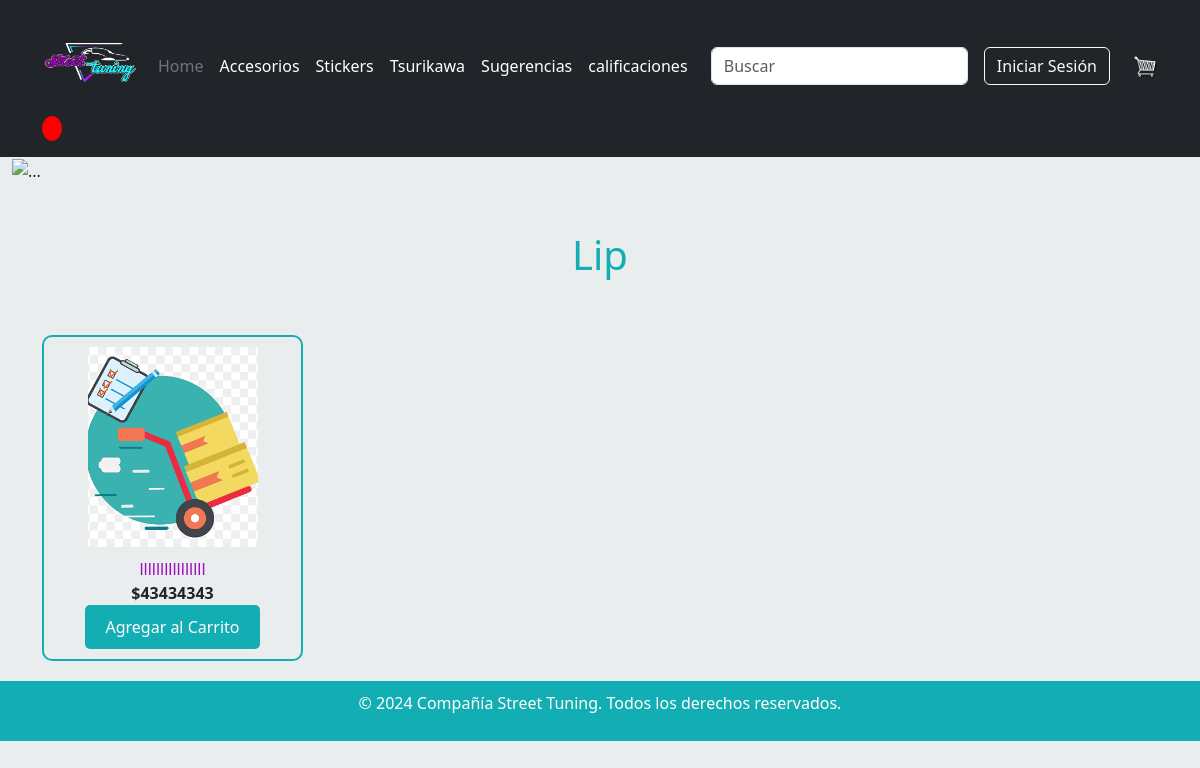
The app's page /lip, older data.
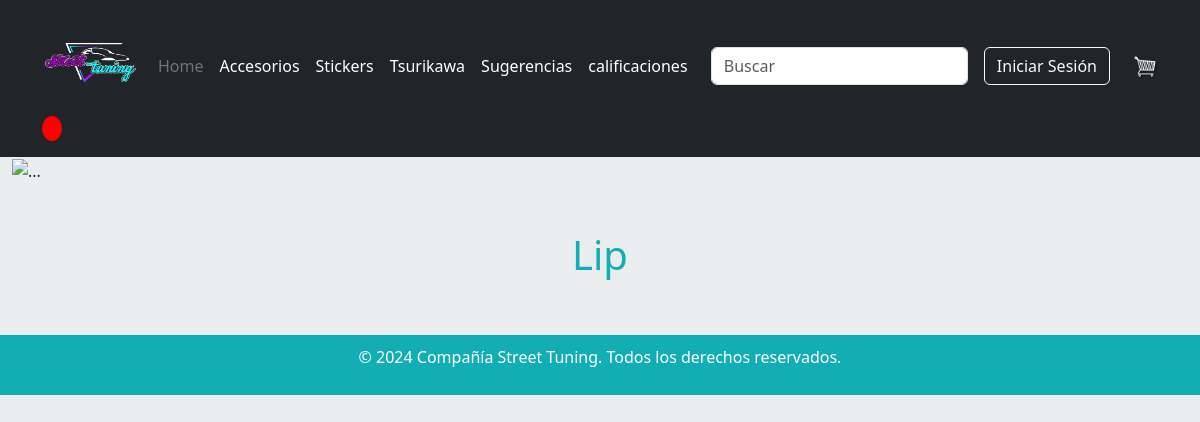
The same page, newer data.
### appweb/models.py (models this page shows, shortened)
class Producto(models.Model):
    id_producto = models.UUIDField(primary_key=True, default=uuid.uuid4, editable=False)
    nombre = models.CharField(max_length=4000)
    cantidad = models.IntegerField()
    precio = models.IntegerField()
    categoria = models.ForeignKey(Categoria, on_delete=models.CASCADE)
    foto = models.ImageField(upload_to="producto",null=True)

### appweb/views.py (the view)
# urls.py: path('lip', lip, name='lip'),
def lip(request):
    lip = Producto.objects.filter(categoria__id_categoria='95b79381-966f-40bb-adc1-7434b5f020ea')
    data ={
        'lip' : lip
    }
    return render(request, "lip.html",data)

### appweb/context_processors.py (called while the page is built)
def carrito_items(request):
    if request.user.is_authenticated:
        try:
            cliente = Cliente.objects.get(usuario=request.user)
            orden, created = Orden.objects.get_or_create(cliente=cliente, complete=False)
            carritoItems = orden.get_carrito_items
        except Cliente.DoesNotExist:
            carritoItems = 0
    else:
        carritoItems = 0
    return {'carritoItems': carritoItems}

### appweb/templates/lip.html (shortened to what this page needs)
{% extends 'base.html' %}
{% load static %}
{% block contenido %}
<head>
</head>
<div class="pag-accesorios">
  <div class="container-fluid">
    <img src="{% static './imagenes/principalAccesorios.png'%}" class="img-fluid" alt="...">
  </div>
  <div class="container">
    <br>
    <br>
    <h1>Lip</h1>
    <br>
    <br>
    <div class="row">
      {% for p in lip %}
      <div class="col-md-3">
        <div class="catalog-item text-center">
          {% if p.foto %}
          <img width="170" height="350" src="{{p.foto.url}}" class="img-responsive wp-post-image" alt="LuzDeSecuencia"
            class="img-fluid">
          {% else %}
          <img width="270" height="350" src="" class="img-responsive wp-post-image" alt="LuzDeSecuencia"
            class="img-fluid">
          {% endif%}
          <div class="catalog-item-title">{{p.nombre}}</div>
          <div class="catalog-item-price">${{p.precio|floatformat:0}}</div>
          <button data-p="{{ p.id_producto }}" data-action="add" class="btn-agregar add-btn update-cart">
            Agregar al Carrito
        </button>
        </div>
      </div>
      {% endfor %}
    </div>
</div>
</div>
  {% endblock %}

Row changes from the older to the newer data that the page shows:
removed Producto: foto (picture), nombre "llllllllllllllll", precio "43434343"
